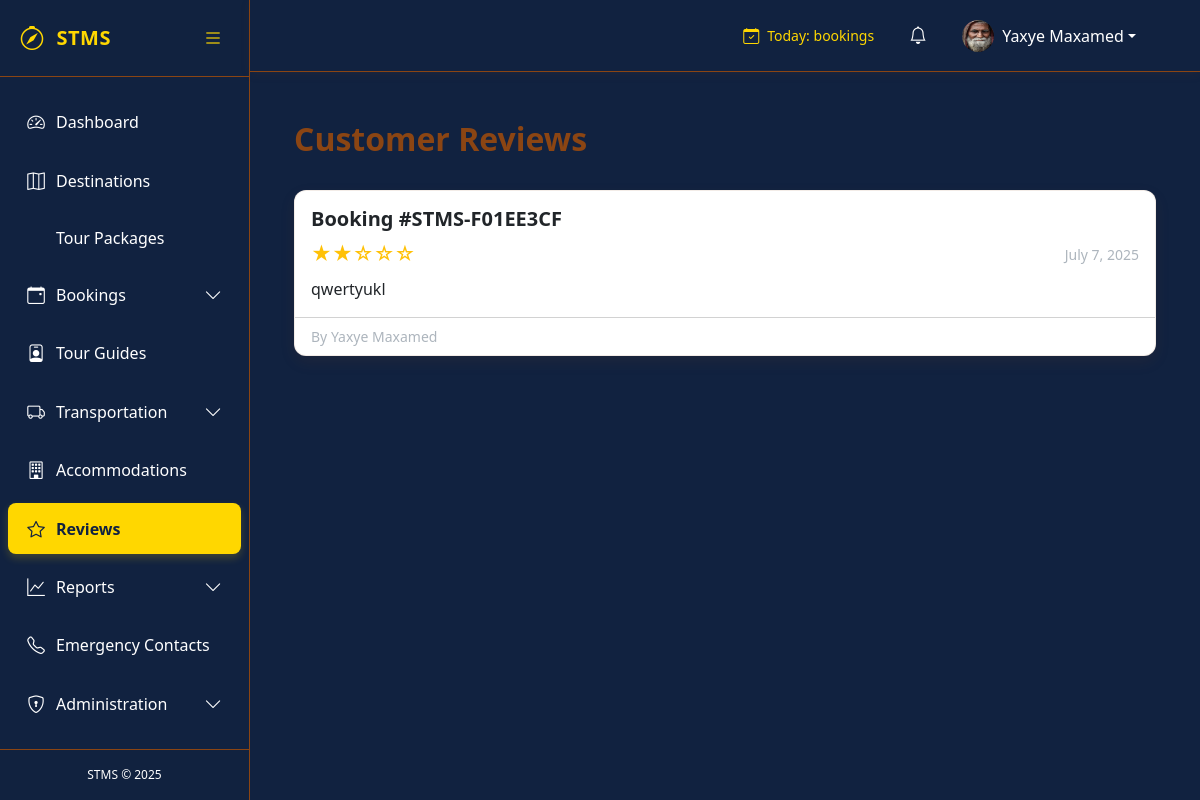
/reviews/ (signed in), run on the app's committed database.
### accounts/models.py (models this page shows, shortened)
class CustomUser(AbstractUser):
    USER_TYPE_CHOICES = (
        ('TOURIST', 'Tourist'),
        ('GUIDE', 'Tour Guide'),
        ('ADMIN', 'System Admin'),
    )
    STATUS_CHOICES = (
        ('PENDING', 'Waiting to approve'),
        ('APPROVED', 'Accepted'),
        ('REJECTED', 'Rejected'),
    )
    user_type = models.CharField(max_length=10, choices=USER_TYPE_CHOICES, default='TOURIST')
    status = models.CharField(max_length=10, choices=STATUS_CHOICES, default='PENDING')
    phone_number = models.CharField(max_length=20, blank=True, null=True)
    profile_picture = models.ImageField(upload_to='profile_pics/', blank=True, null=True)
    date_of_birth = models.DateField(blank=True, null=True)
    nationality = models.CharField(max_length=100, blank=True, null=True)
    preferred_language = models.CharField(max_length=10, blank=True, null=True)
    last_password_change = models.DateTimeField(null=True, blank=True)
    last_logout = models.DateTimeField(null=True, blank=True)
    objects = CustomUserManager()

### tms/models.py (models this page shows, shortened)
class TimeStampedModel(models.Model):
    created_at = models.DateTimeField(auto_now_add=True)
    updated_at = models.DateTimeField(auto_now=True)
    class Meta:
        abstract = True

class Review(TimeStampedModel):
    RATING_CHOICES = [
        (1, '★☆☆☆☆ - Poor'),
        (2, '★★☆☆☆ - Fair'),
        (3, '★★★☆☆ - Good'),
        (4, '★★★★☆ - Very Good'),
        (5, '★★★★★ - Excellent'),
    ]
    booking = models.OneToOneField(Booking, on_delete=models.CASCADE, verbose_name=_("Booking"), related_name='review')
    reviewer = models.ForeignKey(User, on_delete=models.CASCADE, verbose_name=_("Reviewer"), related_name='reviews')
    rating = models.PositiveIntegerField(_("Rating"), choices=RATING_CHOICES)
    comment = models.TextField(_("Comment"))
    is_approved = models.BooleanField(_("Approved"), default=False)
    class Meta:
        verbose_name = _("Review")
        verbose_name_plural = _("Reviews")
        ordering = ['-created_at']
    def get_rating_stars(self):
        return '★' * self.rating + '☆' * (5 - self.rating)

class Booking(TimeStampedModel):
    BOOKING_STATUS = (
        ('PENDING', _('Pending')),
        ('CONFIRMED', _('Confirmed')),
        ('CANCELLED', _('Cancelled')),
        ('COMPLETED', _('Completed')),
    )
    customer = models.ForeignKey(User, on_delete=models.CASCADE, verbose_name=_("Customer"), related_name='bookings')
    tour_package = models.ForeignKey(
        TourPackage,
        on_delete=models.SET_NULL,
        null=True,
        blank=True,
        verbose_name=_("Tour Package")
    )
    accommodation = models.ForeignKey(
        Accommodation,
        on_delete=models.SET_NULL,
        null=True,
        blank=True,
        verbose_name=_("Accommodation")
    )
    vehicle = models.ForeignKey(
        Vehicle,
        on_delete=models.SET_NULL,
        null=True,
        blank=True,
        verbose_name=_("Vehicle")
    )
    guide = models.ForeignKey(
        TourGuide,
        on_delete=models.SET_NULL,
        null=True,
        blank=True,
        verbose_name=_("Guide")
    )
    start_date = models.DateField(_("Start Date"))
    end_date = models.DateField(_("End Date"))
    number_of_people = models.PositiveIntegerField(_("Number of People"), default=1)
    special_requests = models.TextField(_("Special Requests"), blank=True)
    status = models.CharField(
        _("Status"),
        max_length=20,
        choices=BOOKING_STATUS,
        default='PENDING'
    )
    total_amount = models.DecimalField(_("Total Amount"), max_digits=10, decimal_places=2, default=0)
    amount_paid = models.DecimalField(
        _("Amount Paid"),
        max_digits=10,
        decimal_places=2,
        default=0
    )
    booking_reference = models.CharField(
        _("Booking Reference"),
        max_length=20,
        unique=True
    )
    qr_code = models.ImageField(_("QR Code"), upload_to='qr_codes/', blank=True, null=True)
    class Meta:
        verbose_name = _("Booking")
        verbose_name_plural = _("Bookings")
        ordering = ['-created_at']
    def __str__(self):
        return f"Booking #{self.booking_reference}"

### tms/views.py (the view)
# urls.py: path('reviews/', views.ReviewListView.as_view(), name='review-list'),
class ReviewListView(ListView):
    model = Review
    template_name = 'tms/reviews/list.html'
    context_object_name = 'reviews'
    paginate_by = 10
    def get_queryset(self):
        queryset = super().get_queryset().filter(is_approved=True)
        if self.request.user.is_staff:
            queryset = Review.objects.filter(
                Q(is_approved=True) | Q(reviewer=self.request.user, is_approved=False))
        return queryset.select_related('booking', 'reviewer').order_by('-created_at')

### tms/templates/tms/reviews/list.html (shortened to what this page needs)
{% extends 'base.html' %}
{% load i18n %}
{% block content %}
<div class="container mt-4">
<div class="d-flex justify-content-between align-items-center mb-4">
    <h2>{% trans "Customer Reviews" %}</h2>
</div>
    {% if reviews %}
        <div class="row">
            {% for review in reviews %}
                <div cl ss="col-md-6 mb-4">
                    <div class="card h-100">
                        <div class="card-body">
                            <h5 class="card-title">{{ review.booking }}</h5>
                            <div class="d-flex justify-content-between align-items-center mb-2">
                                <span class="text-warning fs-5">{{ review.get_rating_stars }}</span>
                                <small class="text-muted">{{ review.created_at|date:"F j, Y" }}</small>
                            </div>
                            <p class="card-text">{{ review.comment|truncatewords:30 }}</p>
                        </div>
                        <div class="card-footer bg-transparent">
                            <div class="d-flex justify-content-between align-items-center">
                                <small class="text-muted">
                                    {% trans "By" %} {{ review.reviewer.get_full_name|default:review.reviewer.username }}
                                </small>
                            </div>
                        </div>
                    </div>
                </div>
            {% endfor %}
        </div>
    {% else %}
        <div class="alert alert-info">
            {% trans "No reviews available yet." %}
        </div>
    {% endif %}
</div>
{% endblock %}

### tms/templates/base.html (shortened to what this page needs)
<!DOCTYPE html>
<html lang="en">
<head>
    <link rel="stylesheet" href="https://cdnjs.cloudflare.com/ajax/libs/font-awesome/6.0.0/css/all.min.css">
    <link rel="stylesheet" href="https://cdn.jsdelivr.net/npm/bootstrap-icons@1.8.0/font/bootstrap-icons.css">
    <link href="https://cdn.jsdelivr.net/npm/bootstrap@5.3.0/dist/css/bootstrap.min.css" rel="stylesheet">
    <link rel="stylesheet" href="https://cdnjs.cloudflare.com/ajax/libs/font-awesome/6.0.0/css/all.min.css">
    <link rel="stylesheet" href="https://cdn.jsdelivr.net/npm/bootstrap-icons@1.10.0/font/bootstrap-icons.css">
</head>
<body>
    <div class="d-flex">
        <div class="sidebar" id="sidebar">
            <div class="sidebar-header">
                <a href="{% url 'tms:dashboard' %}" class="sidebar-brand">
                    <i class="bi bi-compass sidebar-brand-icon"></i>
                    <span id="sidebar-title">STMS</span>
                </a>
                <button class="toggle-btn" id="toggle-sidebar">
                    <i class="bi bi-list"></i>
                </button>
            </div>
            <div class="px-2 py-3" style="height: calc(100% - 120px); overflow-y: auto;">
                <ul class="nav flex-column">
                    <li class="nav-item">
                        <a class="nav-link {% if request.resolver_match.url_name == 'dashboard' %}active{% endif %}"
                            href="{% url 'tms:dashboard' %}">
                            <i class="bi bi-speedometer2"></i>
                            <span class="nav-link-text ms-2">Dashboard</span>
                        </a>
                    </li>
                    <li class="nav-item">
                        <a class="nav-link {% if 'destination' in request.resolver_match.url_name %}active{% endif %}"
                            href="{% url 'tms:destination-list' %}">
                            <i class="bi bi-map"></i>
                            <span class="nav-link-text ms-2">Destinations</span>
                        </a>
                    </li>
                    <li class="nav-item">
                        <a class="nav-link {% if 'package' in request.resolver_match.url_name %}active{% endif %}"
                            href="{% url 'tms:package-list' %}">
                            <span class="nav-link-text ms-2">Tour Packages</span>
                        </a>
                    </li>
                    <li class="nav-item">
                        <a class="nav-link {% if 'booking' in request.resolver_match.url_name %}active{% endif %}"
                            data-bs-toggle="collapse" href="#bookingsCollapse">
                            <i class="bi bi-calendar-event"></i>
                            <span class="nav-link-text ms-2">Bookings</span>
                            <i class="bi bi-chevron-down collapse-icon ms-auto"></i>
                        </a>
                    </li>
                    <li class="nav-item">
                        <a class="nav-link {% if 'guide' in request.resolver_match.url_name %}active{% endif %}"
                            href="{% url 'tms:guide-list' %}">
                            <i class="bi bi-person-badge"></i>
                            <span class="nav-link-text ms-2">Tour Guides</span>
                        </a>
                    </li>
                    <li class="nav-item">
                        <a class="nav-link {% if 'vehicle' in request.resolver_match.url_name %}active{% endif %}"
                            data-bs-toggle="collapse" href="#transportCollapse">
                            <i class="bi bi-truck"></i>
                            <span class="nav-link-text ms-2">Transportation</span>
                            <i class="bi bi-chevron-down collapse-icon ms-auto"></i>
                        </a>
                    </li>
                    <li class="nav-item">
                        <a class="nav-link {% if 'accommodation' in request.resolver_match.url_name %}active{% endif %}"
                            href="{% url 'tms:accommodation-list' %}">
                            <i class="bi bi-building"></i>
                            <span class="nav-link-text ms-2">Accommodations</span>
                        </a>
                    </li>
                    <li class="nav-item">
                        <a class="nav-link {% if 'review' in request.resolver_match.url_name %}active{% endif %}"
                            href="{% url 'tms:review-list' %}">
                            <i class="bi bi-star"></i>
                            <span class="nav-link-text ms-2">Reviews</span>
                        </a>
                    </li>
                    <li class="nav-item">
                        <a class="nav-link {% if 'report' in request.resolver_match.url_name %}active{% endif %}"
                            data-bs-toggle="collapse" href="#reportsCollapse">
                            <i class="bi bi-graph-up"></i>
                            <span class="nav-link-text ms-2">Reports</span>
                            <i class="bi bi-chevron-down collapse-icon ms-auto"></i>
                        </a>
                                </li>
                            </ul>
                        </div>
                    <li class="nav-item">
                        <a class="nav-link {% if 'emergency' in request.resolver_match.url_name %}active{% endif %}"
                            href="{% url 'tms:emergency-list' %}">
                            <i class="bi bi-telephone"></i>
                            <span class="nav-link-text ms-2">Emergency Contacts</span>
                        </a>
                    </li>
                    {% if request.user.is_staff or request.user.user_type == 'MINISTRY' %}
                    <li class="nav-item">
                        <a class="nav-link {% if 'admin' in request.resolver_match.url_name %}active{% endif %}"
                            data-bs-toggle="collapse" href="#adminCollapse">
                            <i class="bi bi-shield-lock"></i>
                            <span class="nav-link-text ms-2">Administration</span>
                            <i class="bi bi-chevron-down collapse-icon ms-auto"></i>
                        </a>
                    </li>
                    {% endif %}
            </div>
            <div class="sidebar-footer">
                STMS &copy; {% now "Y" %}
            </div>
        </div>
        <div class="main-content flex-grow-1" id="main-content">
            <nav class="navbar navbar-expand-lg navbar-light border-bottom">
                <div class="container-fluid">
                    <div class="collapse navbar-collapse" id="navbarSupportedContent">
                        <ul class="navbar-nav ms-auto align-items-center">
                            <li class="nav-item me-4">
                                <div class="d-flex align-items-center" style="color: var(--accent-color);">
                                    <i class="bi bi-calendar-check me-2"></i>
                                    <small>Today: <strong>{{ today_bookings }}</strong> bookings</small>
                                </div>
                            </li>
                            <li class="nav-item dropdown me-3">
                                <a class="nav-link position-relative" href="#" id="notificationsDropdown" role="button"
                                    data-bs-toggle="dropdown">
                                    <i class="bi bi-bell"></i>
                                </a>
                            </li>
                            <li class="nav-item dropdown">
                                <a class="nav-link dropdown-toggle d-flex align-items-center" href="#" id="userDropdown"
                                    role="button" data-bs-toggle="dropdown">
                                    {% if request.user.profile_picture %}
                                    <img src="{{ request.user.profile_picture.url }}" class="rounded-circle me-2"
                                        width="32" height="32" alt="Profile">
                                    {% else %}
                                    <div class="avatar-placeholder rounded-circle bg-accent text-dark d-flex align-items-center justify-content-center me-2"
                                        style="width: 32px; height: 32px;">
                                        {{ request.user.first_name|first|upper }}{{ request.user.last_name|first|upper }}
                                    </div>
                                    {% endif %}
                                    <span class="d-none d-md-inline">{{ request.user.get_full_name }}</span>
                                </a>
                                    </li>
                                </ul>
                    </div>
                </div>
            </nav>
            <div class="container-fluid py-4">
                {% block content %}{% endblock %}
            </div>
        </div>
</body>
</html>

### data on the page
CustomUser: user.profile_picture (picture), user.get_full_name "Yaxye Maxamed"
Review: booking "Booking #STMS-F01EE3CF", get_rating_stars "★★☆☆☆", created_at "July 7, 2025", comment "qwertyukl", reviewer.get_full_name "Yaxye Maxamed"
